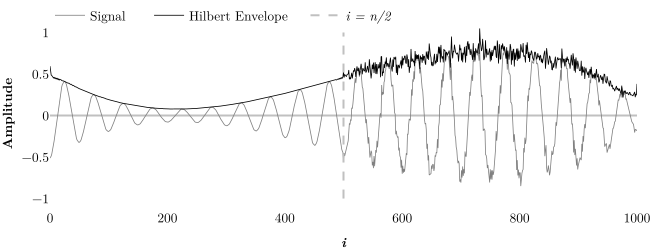

This chart was generated by the following Python code:
from scipy.signal import hilbert
import numpy as np
import plotly.graph_objects as go
import numpy.polynomial.polynomial as poly
import sys

'''Generating Wave'''

np.random.seed(1)
# fps = 10
n = 1000+1

X = np.arange(n)# / fps
W = np.zeros(n)

fp = [
  [20, np.pi],
  # [2, 1.2 * np.pi],
  # [2.3, 1.4 * np.pi]
  ]

coefs = poly.polyfit([0, n//4, 3 * n//4, n], [0.6, 0.1, 0.9, .2], 3)
A = poly.polyval(X, coefs)

noise = np.random.normal(0, 0.1, n)
noise[0 : n//2] = 0

for f, p in fp:
  W += np.cos(p + 2 * np.pi * f * X / n) + noise

W = A * W / np.max(np.abs(W))

'''Analytic_Signal'''
analytic_signal = hilbert(W)
hilbert_envelope = np.abs(analytic_signal)


'''============================================================================'''
'''                              PLOT LINES                                    '''
'''============================================================================'''
FONT = dict(
    family="Latin Modern Roman",
    color="black",
    size=13.3333
  )

'''Plotting'''
fig = go.Figure()
fig.layout.template ="plotly_white" 
fig.update_layout(
  xaxis_title="<b><i>i</i></b>",
  yaxis_title="<b>Amplitude</b>",
  legend=dict(orientation='h', yanchor='top', xanchor='left', y=1.1),
  margin=dict(l=0, r=0, b=0, t=0),
  font=FONT,
  titlefont=FONT
)
fig.layout.xaxis.title.font=FONT
fig.layout.yaxis.title.font=FONT
fig.update_xaxes(showline=False, showgrid=False, zeroline=False)
fig.update_yaxes(showline=False, showgrid=False, zerolinewidth=2, zerolinecolor="silver")

'''Plotting Signal'''
fig.add_trace(
  go.Scatter(
    name="Signal      ",
    # x=X,
    y=W,
    mode="lines",
    line=dict(
        width=.8,
        color="gray",
    )
  )
)

fig.add_trace(
  go.Scatter(
    name="Hilbert Envelope      ",
    # x=X,
    y=hilbert_envelope,
    mode="lines",
    line=dict(
        width=.8,
        color="black",
    )
  )
)

fig.add_trace(
  go.Scatter(
    name="<i>i = n/2 </i>      ",
    x=[n//2, n//2],
    y=[-1, 1],
    mode="lines",
    line=dict(
        width=2,
        color="silver",
        dash="dash"
    )
  )
)

# fig.show(config=dict({'scrollZoom': True}))
save_name = "./images/" + sys.argv[0].split('/')[-1].replace(".py", ".svg")
fig.write_image(save_name, width=650, height=250, engine="kaleido", format="svg")
print("saved:", save_name)
